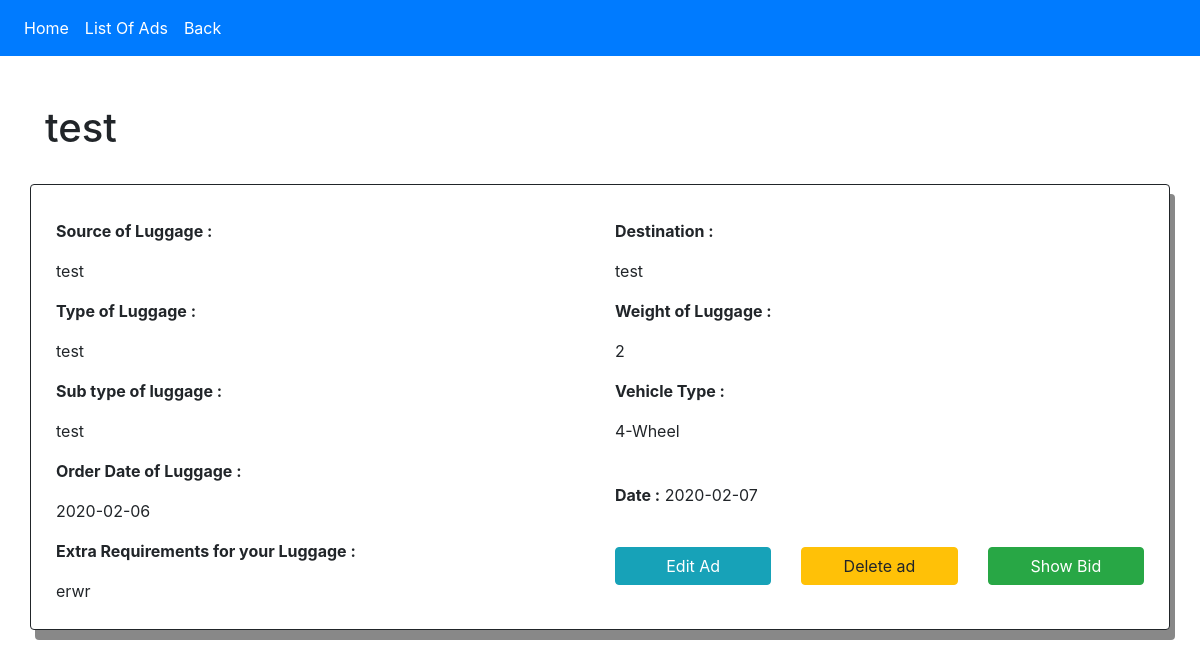
The page /Ad_view.php?id=17 (signed in) on the database as committed earlier.
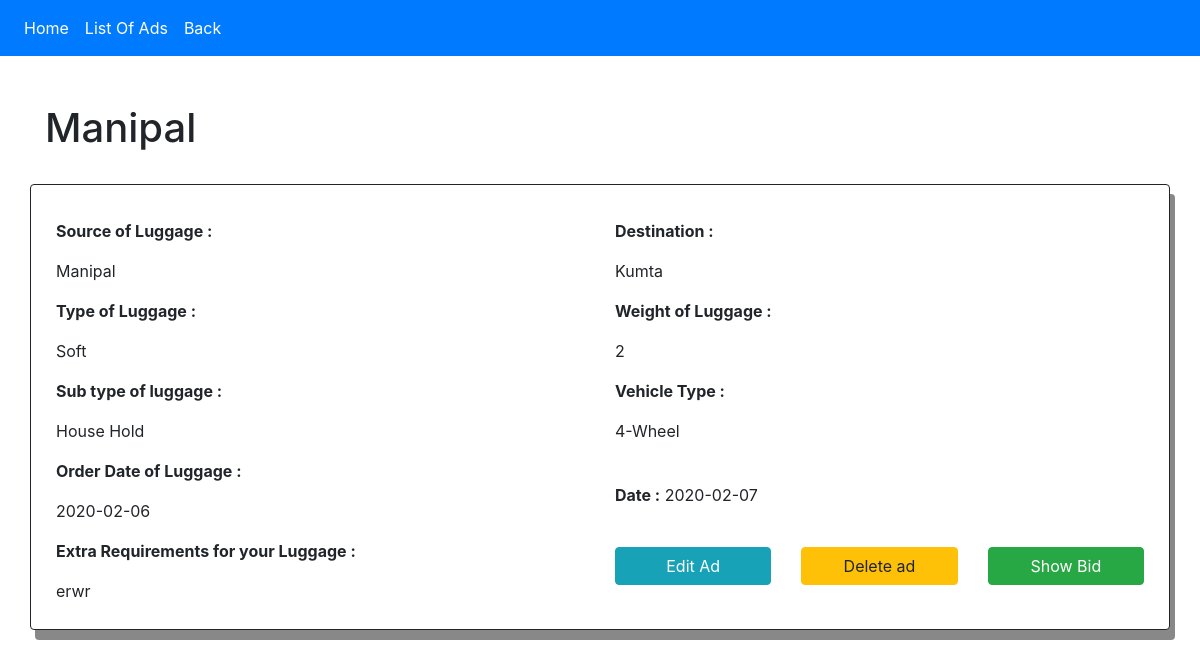
The same page on the database as committed later.
### tables this page shows
CREATE TABLE `ad` (
  `AD_id` int(10) NOT NULL,
  `S_id` int(10) NOT NULL,
  `Source_ad` varchar(50) NOT NULL,
  `destination` varchar(200) NOT NULL,
  `luggage` varchar(50) NOT NULL,
  `type_luggage` varchar(50) NOT NULL,
  `weight` decimal(20,0) NOT NULL,
  `price` int(10) NOT NULL,
  `status` tinyint(1) NOT NULL DEFAULT 0,
  `order_date` date NOT NULL,
  `vehicle_type` varchar(200) NOT NULL,
  `add_requirement` varchar(200) NOT NULL,
  `ad_date` date NOT NULL
);

### Ad_view.php (the view, shortened to what this page needs)
<html lang="en" dir="ltr">
<?php
require('Session.php');
?>
<head>
  <link rel="stylesheet" href="https://stackpath.bootstrapcdn.com/bootstrap/4.3.1/css/bootstrap.min.css">
  <link rel="stylesheet" href="https://stackpath.bootstrapcdn.com/bootstrap/4.3.1/css/bootstrap.min.css">
</head>
<body>
  <nav class="navbar navbar-expand-sm bg-primary sticky-top">
    <ul class="navbar-nav">
      <li class="nav-item active">
        <a class="nav-link text-white" href="index.php">Home</a>
      </li>
      <li class="nav-item active">
        <a class="nav-link text-white" href='ad_list.php?id=<?php echo $_SESSION['user_id']; ?>'>List Of Ads</a>
      </li>
      <li class="nav-item active">
        <a class="nav-link text-white" href="index.php">Back</a>
      </li>
    </ul>
  </nav><br><br>
  <?php
  $paramId = htmlspecialchars($_GET["id"]);
  $query = "SELECT * FROM `ad` WHERE status='1'AND  AD_id ='$paramId'";
  $sql = mysqli_query($con, $query) or die(mysqli_error($con));
  $res = mysqli_num_rows($sql);
  if ($res > 0) {
    while ($re = mysqli_fetch_array($sql)) {
  ?>
      <div class="container">
        <h1><?php print $re[2] ?></h1><br>
      </div>
      <form action="Edit_ad.php" method="post">
        <div class="container card box">
          <div class="row well well-lg">
            <div class="container"><br>
            </div>
          </div>
          <div class="container-fluid">
            <div class="row">
              <div class="col-sm-6">
                <p><b>Source of Luggage : </b></p>
                <p> <?php print $re[2]; ?></p>
                <p><b>Type of Luggage :</b> </p>
                <p><?php print $re[4]; ?> </p>
                <p><b>Sub type of luggage : </b></p>
                <p> <?php print $re[5]; ?> </p>
                <p><b>Order Date of Luggage : </b></p>
                <p> <?php print $re[9]; ?> </p>
                <p><b>Extra Requirements for your Luggage : </b></p>
                <p> <?php print $re[11]; ?> </p>
              </div>
              <div class="col-sm-6">
                <p><b>Destination : </b></p>
                <p><?php print $re[3]; ?> </p>
                <p><b>Weight of Luggage : </b></p>
                <p> <?php print $re[6]; ?> </p>
                <p><b>Vehicle Type :</b> </p>
                <p> <?php print $re[10]; ?></p><br>
                <p><b>Date :</b> <?php print $re[12]; ?></p><br>
                <div class="row">
                  <div class="col">
      </form>
      <?php if ($_SESSION['user_type'] == "Carrier") : ?>
        <br />
        <br />
        <div class="col">
          <?php if ($re[8] == 1) { ?>
            <form class="form-group" action="new_bid.php?id=<?php echo $paramId; ?>" method="post">
              <input type="hidden" name="id_Ad" value="<?php echo $re[0]; ?>">
              <button type="button" class="form-group btn btn-success btn-block" data-toggle="modal" data-target="#confirmModal">Want to Bid?</button>
            </form>
          <?php } else { ?>
              <input type="hidden" name="id_Ad" value="<?php echo $re[0]; ?>">
              <button type="button" class="form-group btn btn-info btn-block" data-toggle="modal" disabled data-target="#confirmModal">Bid Confirmed</button>
          <?php } ?>
        </div>
      <?php else : ?>
        <button class="btn btn-info btn-block" data-toggle="modal" type="submit" data-target="#myModal" href="Edit_ad.php"><span class="fa fa-plus-circle"></span> Edit Ad </button> </div>
        <div class="col">
          <input type="button" class="form-group btn btn-warning btn-block" data-toggle="modal" data-target="#myModaldel" name="Delete_ad" value="Delete ad" />
        </div>
        <div class="col">
          <form class="form-group" action="new_bid.php?id=<?php echo $paramId; ?>" method="post">
            <input type="submit" class="form-group btn btn-success btn-block" name="view_bid" value="Show Bid" />
          </form>
        </div>
      <?php endif; ?>
      </div><br>
  <?php
    }
  } else {
    echo "<h2 style='text-align:center;'>Opps! There are No ad posted by you Why not to Post a New One</h2>";
  }
  ?>
</body>
</html>

Rows that differ between the two databases and show on the page:
changed ad "erwr": Source_ad "test" → "Manipal"; luggage "test" → "Soft"; type_luggage "test" → "House Hold"; destination "test" → "Kumta"
